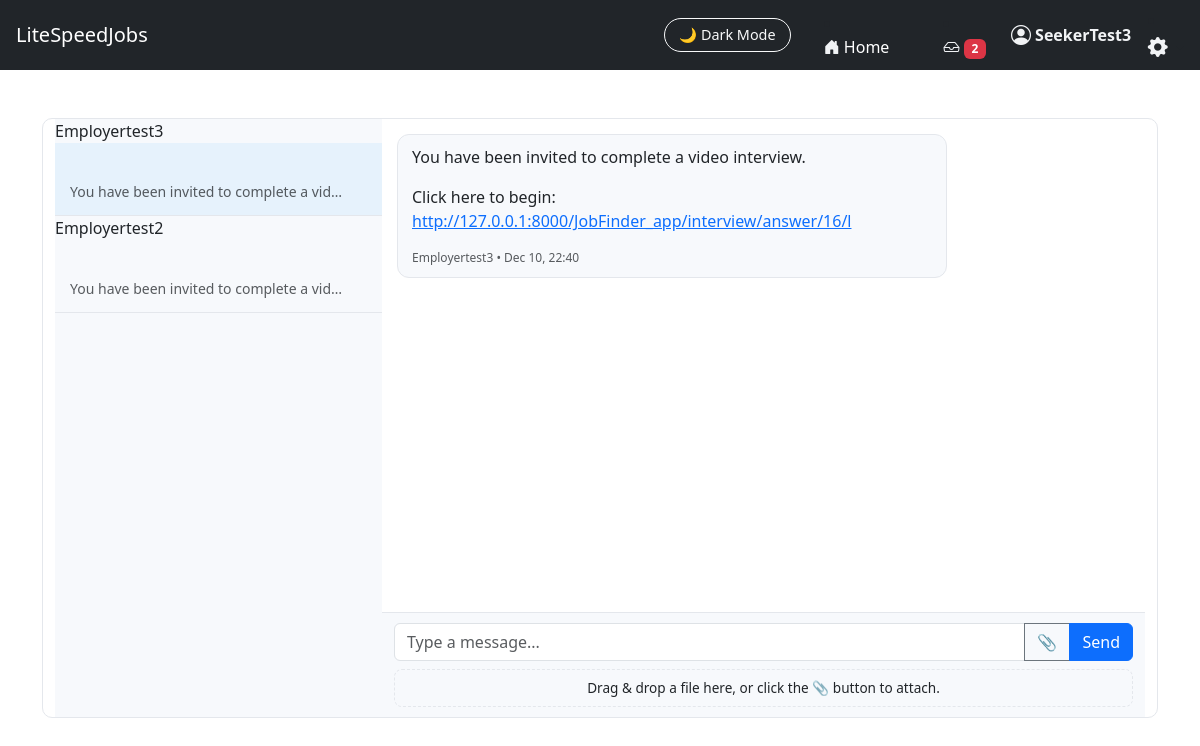
The page /JobFinder_app/messages/?c=8 (signed in) on the database as committed earlier.
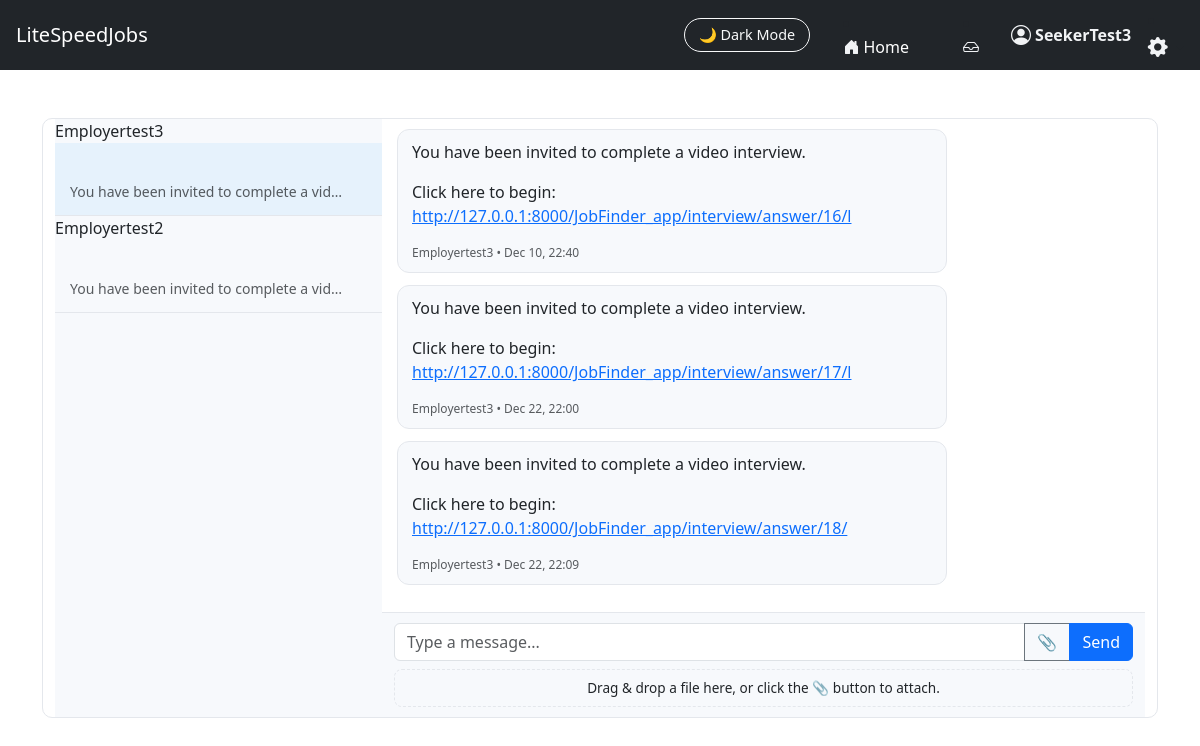
The same page on the database as committed later.
### JobFinder_app/models.py (models this page shows, shortened)
class Conversation(models.Model):
    user1 = models.ForeignKey(User, on_delete=models.CASCADE, related_name="conversations_as_user1", null=True, blank=True)
    user2 = models.ForeignKey(User, on_delete=models.CASCADE, related_name="conversations_as_user2",null=True, blank=True)
    job = models.ForeignKey("Job", null=True, blank=True, on_delete=models.CASCADE)
    created_at = models.DateTimeField(auto_now_add=True)
    def get_other_user(self, me):
        return self.user2 if me == self.user1 else self.user1

class Message(models.Model):
    sender = models.ForeignKey(
        User, on_delete=models.CASCADE, related_name="sent_messages"
    )
    receiver = models.ForeignKey(
        User, on_delete=models.CASCADE, related_name="received_messages"
    )
    conversation = models.ForeignKey("Conversation", on_delete=models.CASCADE, related_name="messages", null=True, blank=True)
    subject = models.CharField(max_length=255)
    body = models.TextField(blank=True, default="The body was not filled in.")
    attachement = models.FileField(upload_to="messages_attachments/", null=True, blank=True)
    job = models.ForeignKey(Job, on_delete=models.CASCADE, null=True, blank=True)
    created_at = models.DateTimeField(auto_now_add=True)
    is_read = models.BooleanField(default=False)

### JobFinder_app/views.py (the view)
# urls.py: path("messages/", views.inbox_pro, name="inbox_pro"),
@login_required
def inbox_pro(request):
    unread_count = Message.objects.filter(
        receiver=request.user,
        is_read=False
    ).count()
    conversations = Conversation.objects.filter(
        Q(user1=request.user) | Q(user2=request.user)
    ).order_by("-created_at")
    convo_id = request.GET.get("c")
    active_conversation = None
    if convo_id:
        active_conversation = get_object_or_404(
            conversations, id=convo_id
        )
        Message.objects.filter(
            conversation=active_conversation,
            receiver=request.user,
            is_read=False
        ).update(is_read=True)
    return render(request, "JobFinder_app/inbox_pro.html", {
        "conversations": conversations,
        "active_conversation": active_conversation,
        "unread_count": unread_count,
    })

### JobFinder_app/templatetags/message_tags.py (called while the page is built)
@register.filter
def other_user(conversation, user):
    return conversation.get_other_user(user)

### JobFinder_app/templates/JobFinder_app/inbox_pro.html (shortened to what this page needs)
{% extends "JobFinder_app/base.html" %}
{% load message_tags %}
{% block content %}
<div class="container mt-4 inbox-container">
    <div class="conversation-list">
        {% for convo in conversations %}
            {% with other=convo|other_user:request.user %}
                {{ other.username }}
            {% endwith %}
                <a href="?c={{ convo.id }}" class="text-decoration-none text-reset">
                    <div class="conversation-item {% if active_conversation and active_conversation.id == convo.id %}active{% endif %}">
                        <strong>{{ other.username }}</strong><br>
                        <small class="text-muted">
                            {% with last=convo.messages.last %}
                                {% if last %}
                                    {{ last.body|default:"(attachment)"|truncatechars:40 }}
                                {% else %}
                                    No messages yet
                                {% endif %}
                            {% endwith %}
                        </small>
                    </div>
                </a>
        {% empty %}
            <div class="p-3 dark-muted">No conversations yet.</div>
        {% endfor %}
    </div>
    <div class="chat-window">
        {% if active_conversation %}
            <div class="chat-messages" id="chatMessages">
                {% for msg in active_conversation.messages.all %}
                    <div class="message-bubble {% if msg.sender == request.user %}sent{% else %}received{% endif %}">
                        {% if msg.body %}
                            <div>{{ msg.body|urlize|linebreaks }}</div>
                        {% endif %}
                        <small class="text-muted d-block mt-1" style="font-size: 0.75rem;">
                            {{ msg.sender.username }} • {{ msg.created_at|date:"M d, H:i" }}
                        </small>
                    </div>
                {% endfor %}
            </div>
            <form method="POST" enctype="multipart/form-data" class="chat-input" id="chatForm">
                <div class="input-group">
                    <input type="text" name="message" class="form-control" placeholder="Type a message...">
                    <button type="button" class="btn btn-outline-secondary" id="attachBtn">📎</button>
                    <button class="btn btn-primary">Send</button>
                </div>
                <div class="drop-zone mt-2" id="dropZone">
                    Drag & drop a file here, or click the 📎 button to attach.
                </div>
            </form>
        {% else %}
            <div class="d-flex justify-content-center align-items-center h-100">
                <h5 class="text-muted">Select a conversation to start messaging.</h5>
            </div>
        {% endif %}
    </div>
</div>
{% endblock %}

### JobFinder_app/templates/JobFinder_app/base.html (shortened to what this page needs)
<!DOCTYPE html>
<html lang="en" data-theme="light">
<head>
    <link href="https://cdn.jsdelivr.net/npm/bootstrap@5.3.2/dist/css/bootstrap.min.css" rel="stylesheet">
    <link href="https://cdn.jsdelivr.net/npm/bootstrap-icons@1.11.1/font/bootstrap-icons.css" rel="stylesheet">
</head>
<body>
{% load message_tags %}
<nav class="navbar navbar-expand-lg navbar-dark bg-dark px-3">
    <a class="navbar-brand" href="/">LiteSpeedJobs</a>
    <div class="ms-auto d-flex align-items-center">
        <button id="darkModeToggle" class="btn btn-outline-light ms-3">
            🌙 Dark Mode
        </button>&nbsp;&nbsp;&nbsp;&nbsp;&nbsp;&nbsp;&nbsp;&nbsp;
        <li class="nav-item">
            <a class="nav-link d-flex align-items-center home-link"
            href="{% url 'landing' %}">
                <i class="bi bi-house-door-fill me-1 nav-icon"></i>
                <span class="d-none d-md-inline">Home</span>&nbsp;&nbsp;&nbsp;&nbsp;&nbsp;
            </a>
        </li>
        {% if user.is_authenticated %}&nbsp;&nbsp;&nbsp;&nbsp;&nbsp;&nbsp;&nbsp;&nbsp;
        <li class="nav-item position-relative">
            <a href="{% url 'inbox_pro' %}" class="nav-link">
                <i class="bi bi-inbox"></i>
                {% if unread_count > 0 %}
                    <span class="badge bg-danger">{{ unread_count }}</span>
                {% endif %}
            </a>
        </li>
        {% else %}
        <li class="nav-item">
            <a href="{% url 'login' %}" class="nav-link">
                <i class="bi bi-inbox"></i>
            </a>
        </li>
        {% endif %}&nbsp;&nbsp;&nbsp;&nbsp;&nbsp;&nbsp;
        {% if request.user.is_authenticated %}
            <a href="{% url 'role_redirect' %}"
                class="nav-link d-flex align-items-center gap-1 user-link">
                <i class="bi bi-person-circle nav-icon fs-5"></i>
             <span class="d-none d-md-inline">
                 <strong>{{ request.user.username }}</strong>&nbsp;&nbsp;&nbsp;&nbsp;
            </span>
        {% endif %}
        <li class="nav-item dropdown">
            <a class="nav-link dropdown-toggle p-0"
            href="#"
            id="settingsDropdown"
            role="button"
            data-bs-toggle="dropdown"
            aria-expanded="false"
            data-bs-placement="bottom"
            title="Account settings">
                <i class="bi bi-gear-fill fs-5 text-white"></i>
            </a>
        </li>
    </div>
</nav>
<div class="container py-4">
    {% block content %}{% endblock %}
</div>
</body>
</html>

Rows that differ between the two databases and show on the page:
added Message: body "You have been invited to complete a video interview. Click here to begin: http://127.0.0.1:8000/JobFinder_app/interview/answer/17/l", sender.username "Employertest3", created_at "Dec 22, 22:00"
added Message: body "You have been invited to complete a video interview. Click here to begin: http://127.0.0.1:8000/JobFinder_app/interview/answer/18/", sender.username "Employertest3", created_at "Dec 22, 22:09"
Other text that changed with them:
{{ unread_count }}: "2" → (not shown)
